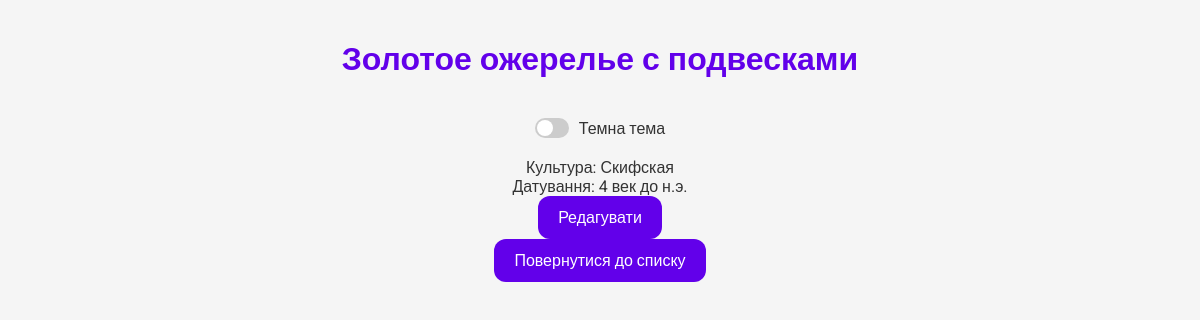
The page /exhibit/5/ (signed in) on the database its author committed.
### exhibits/models.py (models this page shows, shortened)
class Exhibit(models.Model):
    title = models.CharField(max_length=200)
    culture = models.CharField(max_length=100)
    date = models.CharField(max_length=100)  # Мы можем использовать DateField, но для упрощения возьмем CharField

### exhibits/views.py (the view)
# urls.py: path('exhibit/<int:pk>/', views.exhibit_detail, name='exhibit_detail'),  # Подробности по экспонату
@login_required
def exhibit_detail(request, pk):
    exhibit = get_object_or_404(Exhibit, pk=pk)
    return render(request, 'exhibits/exhibit_detail.html', {'exhibit': exhibit})

### exhibits/templates/exhibits/exhibit_detail.html (shortened to what this page needs)
<!DOCTYPE html>
<html lang="uk">
<head>
    {% load static %}
    <link rel="stylesheet" href="{% static 'exhibits/styles.css' %}">
</head>
<body>
    <h1>{{ exhibit.title }}</h1>
    <div class="toggle-container">
        <label class="toggle-label">
            <span class="slider"></span>
        </label>
        <span>Темна тема</span>
    </div>
    <p>Культура: {{ exhibit.culture }}</p>
    <p>Датування: {{ exhibit.date }}</p>
    {% if user.is_superuser %}
        <a href="{% url 'exhibit_edit' exhibit.pk %}" class="button">Редагувати</a>
    {% endif %}
    <a href="{% url 'exhibit_list' %}" class="button">Повернутися до списку</a>
</body>
</html>

### exhibits/static/exhibits/styles.css (style rules this page uses)
* { box-sizing: border-box; margin: 0; padding: 0; }
body { font-family: 'Roboto', sans-serif; background-color: #F5F5F5; color: #333; transition: background-color 0.3s, color 0.3s; display: flex; flex-direction: column; align-items: center; padding: 20px; }
h1 { color: #6200EA; margin: 20px 0; }
a { text-decoration: none; color: #03DAC5; }
a.button, button { background-color: #6200EA; color: #FFFFFF; padding: 12px 20px; border-radius: 12px; border: none; transition: background-color 0.3s, transform 0.2s; cursor: pointer; }
.toggle-container { display: flex; align-items: center; margin: 20px 0; }
.toggle-label { display: flex; align-items: center; margin-right: 10px; }
.toggle-label .slider { width: 34px; height: 20px; background-color: #ccc; border-radius: 34px; position: relative; cursor: pointer; transition: background-color 0.3s; }
.toggle-label .slider::before { content: ""; position: absolute; width: 16px; height: 16px; left: 2px; bottom: 2px; background-color: white; border-radius: 50%; transition: transform 0.3s; }

### rows shown on the page
Exhibit: title "Золотое ожерелье с подвесками", culture "Скифская", date "4 век до н.э."
